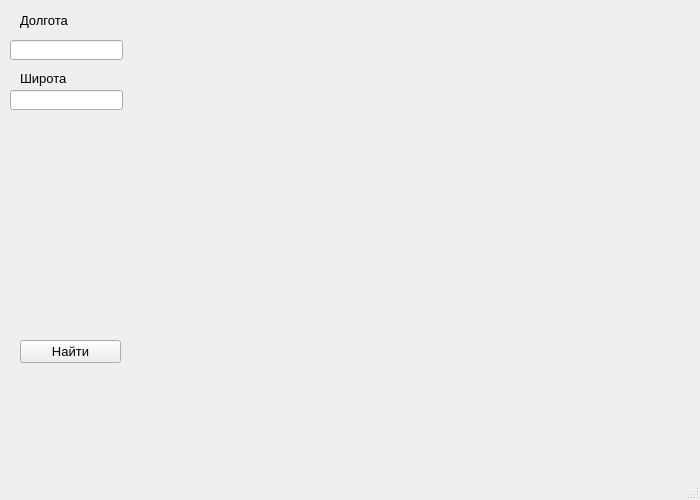
<?xml version="1.0" encoding="UTF-8"?>
<ui version="4.0">
 <class>MainWindow</class>
 <widget class="QMainWindow" name="MainWindow">
  <property name="geometry">
   <rect>
    <x>0</x>
    <y>0</y>
    <width>700</width>
    <height>500</height>
   </rect>
  </property>
  <property name="sizePolicy">
   <sizepolicy hsizetype="Fixed" vsizetype="Fixed">
    <horstretch>0</horstretch>
    <verstretch>0</verstretch>
   </sizepolicy>
  </property>
  <property name="font">
   <font>
    <pointsize>14</pointsize>
   </font>
  </property>
  <property name="windowTitle">
   <string>Карта</string>
  </property>
  <widget class="QWidget" name="centralwidget">
   <widget class="QLabel" name="label">
    <property name="geometry">
     <rect>
      <x>20</x>
      <y>10</y>
      <width>81</width>
      <height>21</height>
     </rect>
    </property>
    <property name="font">
     <font>
      <pointsize>10</pointsize>
     </font>
    </property>
    <property name="text">
     <string>Долгота</string>
    </property>
   </widget>
   <widget class="QLineEdit" name="lineEdit">
    <property name="geometry">
     <rect>
      <x>10</x>
      <y>40</y>
      <width>113</width>
      <height>20</height>
     </rect>
    </property>
    <property name="font">
     <font>
      <pointsize>10</pointsize>
     </font>
    </property>
   </widget>
   <widget class="QLabel" name="label_2">
    <property name="geometry">
     <rect>
      <x>20</x>
      <y>70</y>
      <width>81</width>
      <height>16</height>
     </rect>
    </property>
    <property name="font">
     <font>
      <pointsize>10</pointsize>
     </font>
    </property>
    <property name="text">
     <string>Широта</string>
    </property>
   </widget>
   <widget class="QLineEdit" name="lineEdit_2">
    <property name="geometry">
     <rect>
      <x>10</x>
      <y>90</y>
      <width>113</width>
      <height>20</height>
     </rect>
    </property>
    <property name="font">
     <font>
      <pointsize>10</pointsize>
     </font>
    </property>
   </widget>
   <widget class="QLabel" name="label_4">
    <property name="geometry">
     <rect>
      <x>220</x>
      <y>20</y>
      <width>450</width>
      <height>450</height>
     </rect>
    </property>
    <property name="text">
     <string/>
    </property>
   </widget>
   <widget class="QPushButton" name="pushButton">
    <property name="geometry">
     <rect>
      <x>20</x>
      <y>340</y>
      <width>101</width>
      <height>23</height>
     </rect>
    </property>
    <property name="font">
     <font>
      <pointsize>10</pointsize>
     </font>
    </property>
    <property name="text">
     <string>Найти</string>
    </property>
   </widget>
  </widget>
  <widget class="QStatusBar" name="statusbar"/>
 </widget>
 <resources/>
 <connections/>
</ui>
